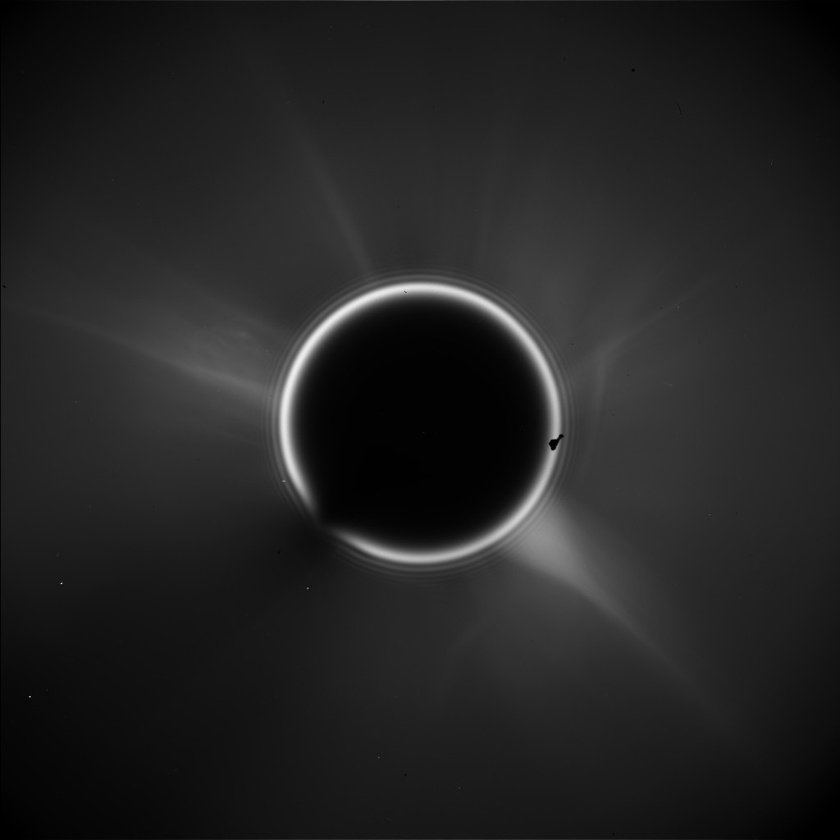
#> input picture Histogram_equalization_demo/image.jpg, 840 x 840 px, shrunk from 1024 x 1024 before the run
$ python histogram_equalization.py
#> lines starting #> are read from the running program, lines starting #| are printed output that depends on the picture
import numpy as np
import matplotlib.pyplot as plt
import cv2
import math
def hist(image):
	H = np.zeros(shape=(256, 1))
	s = image.shape
	for i in range(s[0]):
		for j in range(s[1]):
			k = image[i][j]
			H[k, 0] = H[k, 0] + 1
	return H


space = cv2.imread('image.jpg')
#> space is the input picture: shape (840, 840, 3); min 0, max 238, mean 35.5
#cv2.imshow('original', space)
#cv2.waitKey()
s = space.shape
#> s = (840, 840, 3)
graph = hist(space)
#> after the loop in hist, `for i in range(s[0]):`: H = 256 values, max 19906 at index 2, min 0 at index 239, mean 2756.2
#> graph has the same summary as H in hist
#plt.plot(graph)
#plt.show()
x = graph.reshape(1, 256)
y = np.array([])
y = np.append(y, x[0, 0])
#> y = [1927]

for i in range(255):
	k = x[0, i + 1] + y[i]
	y = np.append(y, k)
#> this loop made 255 passes
#> k on passes 8 to 10: 59886, 65649, 71360
#> after the loop, y = 256 values from 1927 to 705600
y = np.round((y/(s[0]*s[1])) * 255)
#> y = 256 values from 1 to 255

for i in range(s[0]):
	for j in range(s[1]):
		k = space[i, j]
		space[i][j] = y[k]
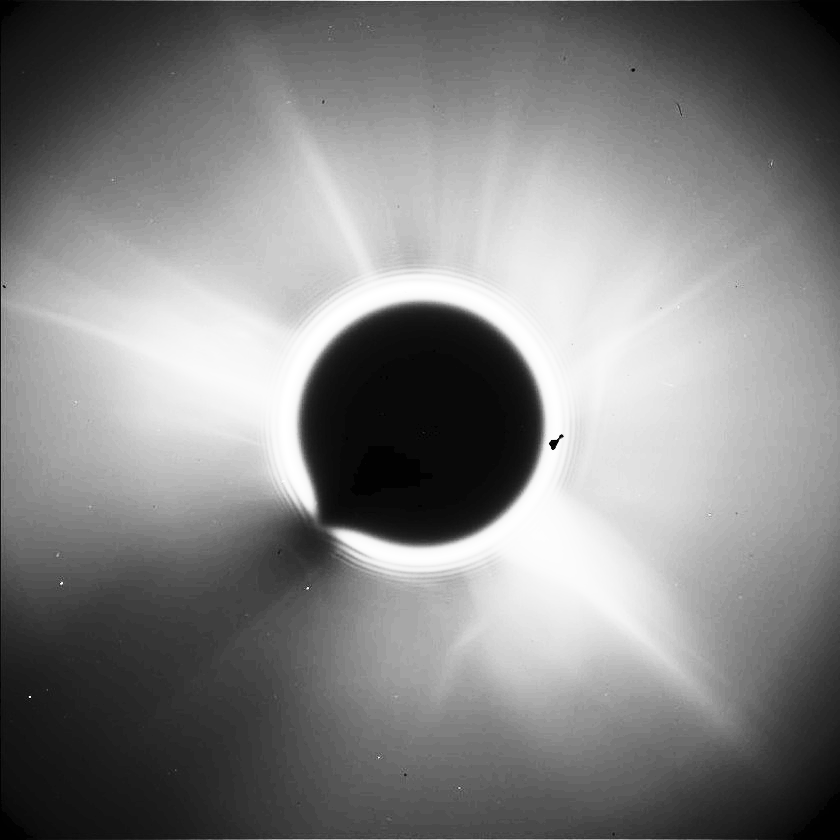
#> space: shape (840, 840, 3); min 1, max 255, mean 129.6
cv2.imshow('equalize', space)
cv2.waitKey()
